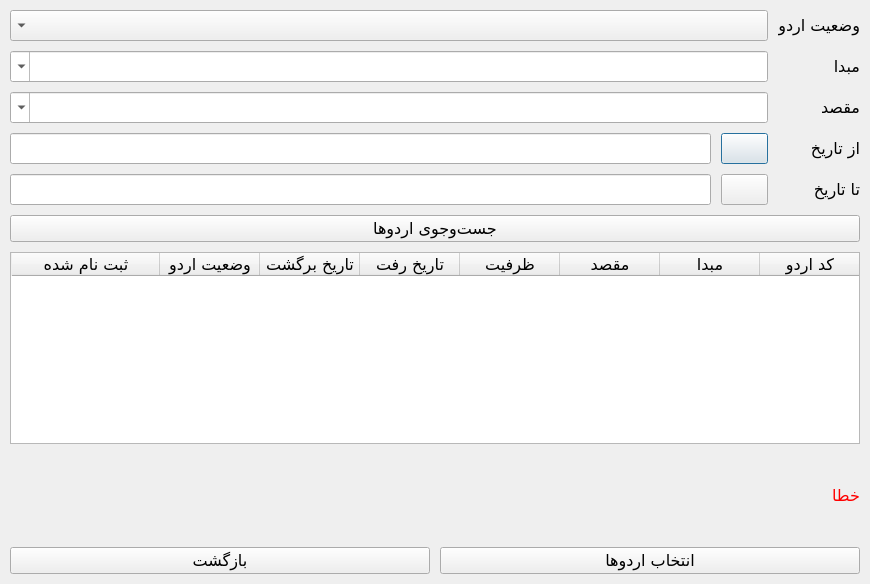
<?xml version="1.0" encoding="UTF-8"?>
<ui version="4.0">
 <class>SearchTourDialog</class>
 <widget class="QDialog" name="SearchTourDialog">
  <property name="geometry">
   <rect>
    <x>0</x>
    <y>0</y>
    <width>870</width>
    <height>584</height>
   </rect>
  </property>
  <property name="font">
   <font>
    <family>B Nazanin</family>
    <pointsize>12</pointsize>
   </font>
  </property>
  <property name="windowTitle">
   <string>جست‌وجوی اردو</string>
  </property>
  <property name="windowIcon">
   <iconset resource="resource.qrc">
    <normaloff>:/icons/resources/icons/searchTour.png</normaloff>:/icons/resources/icons/searchTour.png</iconset>
  </property>
  <property name="layoutDirection">
   <enum>Qt::RightToLeft</enum>
  </property>
  <property name="locale">
   <locale language="Persian" country="Iran"/>
  </property>
  <layout class="QVBoxLayout" name="verticalLayout">
   <property name="spacing">
    <number>10</number>
   </property>
   <property name="sizeConstraint">
    <enum>QLayout::SetDefaultConstraint</enum>
   </property>
   <property name="leftMargin">
    <number>10</number>
   </property>
   <property name="topMargin">
    <number>10</number>
   </property>
   <property name="rightMargin">
    <number>10</number>
   </property>
   <property name="bottomMargin">
    <number>10</number>
   </property>
   <item>
    <layout class="QFormLayout" name="FLayoutSearchFields">
     <property name="sizeConstraint">
      <enum>QLayout::SetFixedSize</enum>
     </property>
     <item row="0" column="0">
      <widget class="QLabel" name="lblStatus">
       <property name="text">
        <string>وضعیت اردو</string>
       </property>
      </widget>
     </item>
     <item row="0" column="1">
      <widget class="QComboBox" name="cmbStatus"/>
     </item>
     <item row="1" column="0">
      <widget class="QLabel" name="lblOrigin">
       <property name="text">
        <string>مبدا</string>
       </property>
      </widget>
     </item>
     <item row="1" column="1">
      <widget class="QComboBox" name="cmbOrigin">
       <property name="editable">
        <bool>true</bool>
       </property>
      </widget>
     </item>
     <item row="2" column="0">
      <widget class="QLabel" name="lblDestination">
       <property name="text">
        <string>مقصد</string>
       </property>
      </widget>
     </item>
     <item row="2" column="1">
      <widget class="QComboBox" name="cmbDestination">
       <property name="editable">
        <bool>true</bool>
       </property>
      </widget>
     </item>
     <item row="3" column="0">
      <widget class="QLabel" name="lblFromDate">
       <property name="text">
        <string>از تاریخ</string>
       </property>
      </widget>
     </item>
     <item row="3" column="1">
      <layout class="QHBoxLayout" name="HLayoutFromDate">
       <item>
        <widget class="QPushButton" name="btnFromDatePicker">
         <property name="sizePolicy">
          <sizepolicy hsizetype="Minimum" vsizetype="Fixed">
           <horstretch>0</horstretch>
           <verstretch>0</verstretch>
          </sizepolicy>
         </property>
         <property name="text">
          <string/>
         </property>
         <property name="icon">
          <iconset resource="resource.qrc">
           <normaloff>:/icons/resources/icons/calendar.png</normaloff>:/icons/resources/icons/calendar.png</iconset>
         </property>
         <property name="iconSize">
          <size>
           <width>25</width>
           <height>25</height>
          </size>
         </property>
        </widget>
       </item>
       <item>
        <widget class="QLineEdit" name="txtFromDate"/>
       </item>
      </layout>
     </item>
     <item row="4" column="0">
      <widget class="QLabel" name="lblToDate">
       <property name="text">
        <string>تا تاریخ</string>
       </property>
      </widget>
     </item>
     <item row="4" column="1">
      <layout class="QHBoxLayout" name="HLayoutToDate">
       <item>
        <widget class="QPushButton" name="btnToDatePicker">
         <property name="sizePolicy">
          <sizepolicy hsizetype="Minimum" vsizetype="Fixed">
           <horstretch>0</horstretch>
           <verstretch>0</verstretch>
          </sizepolicy>
         </property>
         <property name="text">
          <string/>
         </property>
         <property name="icon">
          <iconset resource="resource.qrc">
           <normaloff>:/icons/resources/icons/calendar.png</normaloff>:/icons/resources/icons/calendar.png</iconset>
         </property>
         <property name="iconSize">
          <size>
           <width>25</width>
           <height>25</height>
          </size>
         </property>
        </widget>
       </item>
       <item>
        <widget class="QLineEdit" name="txtToDate"/>
       </item>
      </layout>
     </item>
    </layout>
   </item>
   <item>
    <widget class="QPushButton" name="btnSearch">
     <property name="text">
      <string>جست‌وجوی اردوها</string>
     </property>
     <property name="icon">
      <iconset resource="resource.qrc">
       <normaloff>:/icons/resources/icons/searchTour.png</normaloff>:/icons/resources/icons/searchTour.png</iconset>
     </property>
     <property name="iconSize">
      <size>
       <width>40</width>
       <height>40</height>
      </size>
     </property>
    </widget>
   </item>
   <item>
    <widget class="QTableWidget" name="tblTours">
     <property name="sizePolicy">
      <sizepolicy hsizetype="Preferred" vsizetype="Preferred">
       <horstretch>0</horstretch>
       <verstretch>0</verstretch>
      </sizepolicy>
     </property>
     <property name="font">
      <font>
       <family>B Nazanin</family>
       <pointsize>12</pointsize>
      </font>
     </property>
     <property name="horizontalScrollBarPolicy">
      <enum>Qt::ScrollBarAsNeeded</enum>
     </property>
     <property name="sizeAdjustPolicy">
      <enum>QAbstractScrollArea::AdjustIgnored</enum>
     </property>
     <property name="alternatingRowColors">
      <bool>true</bool>
     </property>
     <property name="selectionMode">
      <enum>QAbstractItemView::MultiSelection</enum>
     </property>
     <property name="selectionBehavior">
      <enum>QAbstractItemView::SelectRows</enum>
     </property>
     <attribute name="horizontalHeaderVisible">
      <bool>true</bool>
     </attribute>
     <attribute name="horizontalHeaderCascadingSectionResizes">
      <bool>true</bool>
     </attribute>
     <attribute name="horizontalHeaderMinimumSectionSize">
      <number>50</number>
     </attribute>
     <attribute name="horizontalHeaderShowSortIndicator" stdset="0">
      <bool>false</bool>
     </attribute>
     <attribute name="horizontalHeaderStretchLastSection">
      <bool>true</bool>
     </attribute>
     <attribute name="verticalHeaderVisible">
      <bool>false</bool>
     </attribute>
     <column>
      <property name="text">
       <string>کد اردو</string>
      </property>
     </column>
     <column>
      <property name="text">
       <string>مبدا</string>
      </property>
     </column>
     <column>
      <property name="text">
       <string>مقصد</string>
      </property>
     </column>
     <column>
      <property name="text">
       <string>ظرفیت</string>
      </property>
     </column>
     <column>
      <property name="text">
       <string>تاریخ رفت</string>
      </property>
     </column>
     <column>
      <property name="text">
       <string>تاریخ برگشت</string>
      </property>
     </column>
     <column>
      <property name="text">
       <string>وضعیت اردو</string>
      </property>
     </column>
     <column>
      <property name="text">
       <string>ثبت نام شده</string>
      </property>
     </column>
    </widget>
   </item>
   <item>
    <widget class="QLabel" name="lblError">
     <property name="palette">
      <palette>
       <active>
        <colorrole role="WindowText">
         <brush brushstyle="SolidPattern">
          <color alpha="255">
           <red>255</red>
           <green>0</green>
           <blue>0</blue>
          </color>
         </brush>
        </colorrole>
       </active>
       <inactive>
        <colorrole role="WindowText">
         <brush brushstyle="SolidPattern">
          <color alpha="255">
           <red>255</red>
           <green>0</green>
           <blue>0</blue>
          </color>
         </brush>
        </colorrole>
       </inactive>
       <disabled>
        <colorrole role="WindowText">
         <brush brushstyle="SolidPattern">
          <color alpha="255">
           <red>120</red>
           <green>120</green>
           <blue>120</blue>
          </color>
         </brush>
        </colorrole>
       </disabled>
      </palette>
     </property>
     <property name="text">
      <string>خطا</string>
     </property>
    </widget>
   </item>
   <item>
    <layout class="QHBoxLayout" name="HLayoutButtons">
     <item>
      <widget class="QPushButton" name="btnSelect">
       <property name="text">
        <string>انتخاب اردوها</string>
       </property>
       <property name="icon">
        <iconset resource="resource.qrc">
         <normaloff>:/icons/resources/icons/deleteTour.png</normaloff>:/icons/resources/icons/deleteTour.png</iconset>
       </property>
       <property name="iconSize">
        <size>
         <width>40</width>
         <height>40</height>
        </size>
       </property>
      </widget>
     </item>
     <item>
      <widget class="QPushButton" name="btnReturn">
       <property name="text">
        <string>بازگشت</string>
       </property>
       <property name="icon">
        <iconset resource="resource.qrc">
         <normaloff>:/icons/resources/icons/return.png</normaloff>:/icons/resources/icons/return.png</iconset>
       </property>
       <property name="iconSize">
        <size>
         <width>40</width>
         <height>40</height>
        </size>
       </property>
       <property name="shortcut">
        <string>Ctrl+S</string>
       </property>
      </widget>
     </item>
    </layout>
   </item>
  </layout>
 </widget>
 <resources>
  <include location="resource.qrc"/>
 </resources>
 <connections/>
</ui>
